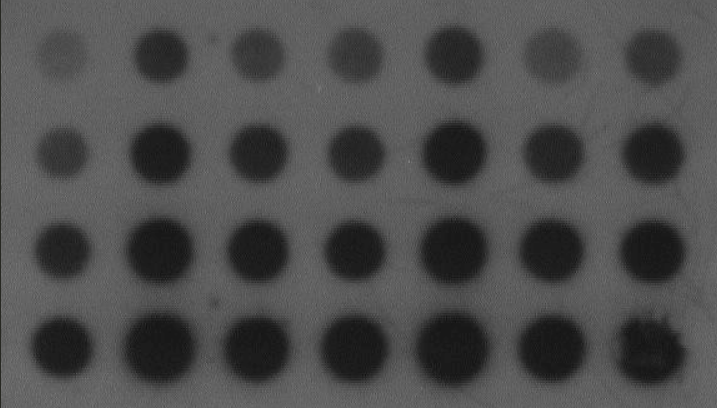
#> input picture Exercise 5 folder/BP.png, 717 x 408 px
$ python MorbinTime.py
#> lines starting #> are read from the running program, lines starting #| are printed output that depends on the picture; after the words box and inside, x2 and y2 are one past the last pixel; in counts of white or black regions, pixels touching at a corner belong together
import cv2 as cv
import numpy as np

imgBGR = cv.imread('BP.png')
#> imgBGR is the input picture: shape (408, 717, 3); mean B, G, R 77, 77, 77
imgRGB = cv.cvtColor(imgBGR,cv.COLOR_BGR2RGB)


imgGray = cv.cvtColor(imgBGR, cv.COLOR_BGR2GRAY)

ret,threshold = cv.threshold(imgGray,85,255,cv.THRESH_BINARY_INV)
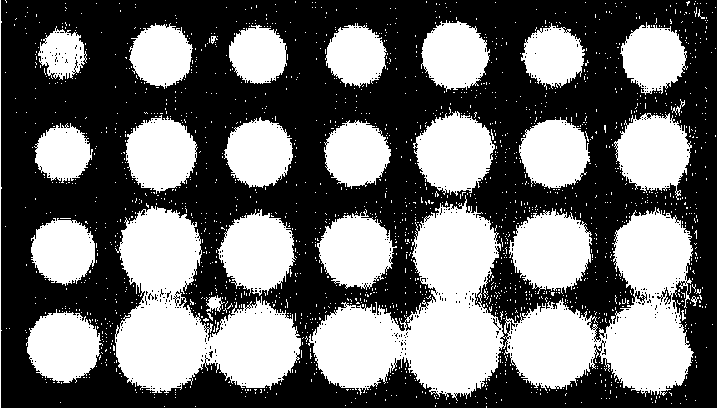
#> threshold: shape (408, 717); 43.2% white; 1831 white regions (1802 under 20 px), largest, box (x1, y1, x2, y2) and area: (308, 195, 694, 401) 37289, (115, 206, 301, 393) 18233, (509, 208, 592, 294) 4923


blur = cv.GaussianBlur(imgBGR,(5,5),0)
kernel = np.ones((5,5),np.uint8)
ersion = cv.erode(threshold,kernel,iterations=3)
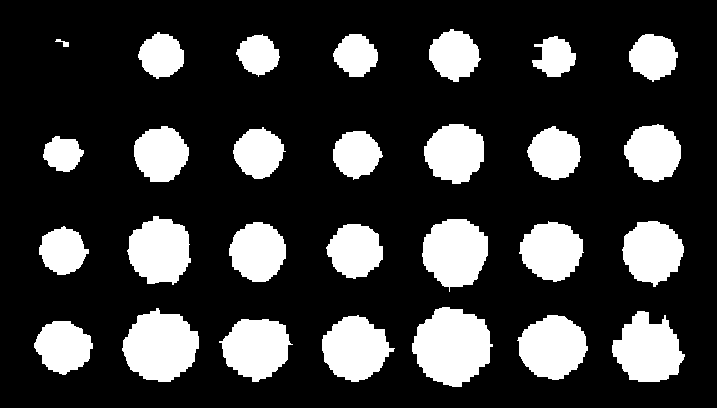
#> ersion: shape (408, 717); 22.8% white; 28 white regions, largest, box (x1, y1, x2, y2) and area: (412, 307, 493, 387) 4659, (122, 308, 199, 382) 4078, (612, 311, 685, 382) 3513
dilation = cv.dilate(threshold,kernel,iterations = 3)
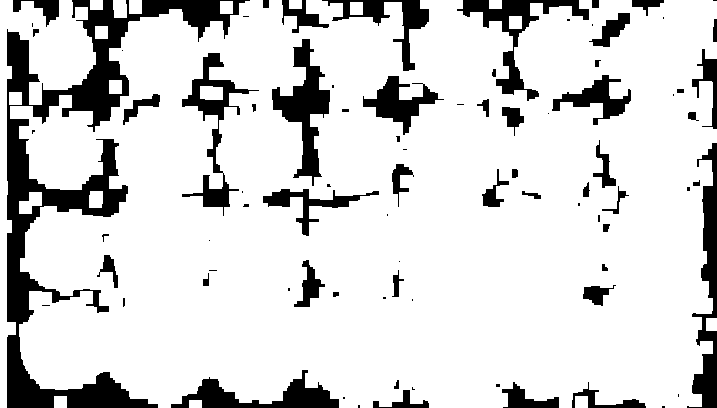
#> dilation: shape (408, 717); 83.8% white; 84 black regions (35 under 20 px), largest, box (x1, y1, x2, y2) and area: (7, 0, 250, 408) 18780, (687, 143, 717, 408) 3188, (272, 39, 330, 186) 3140

opening = cv.dilate(ersion,kernel,iterations=1)
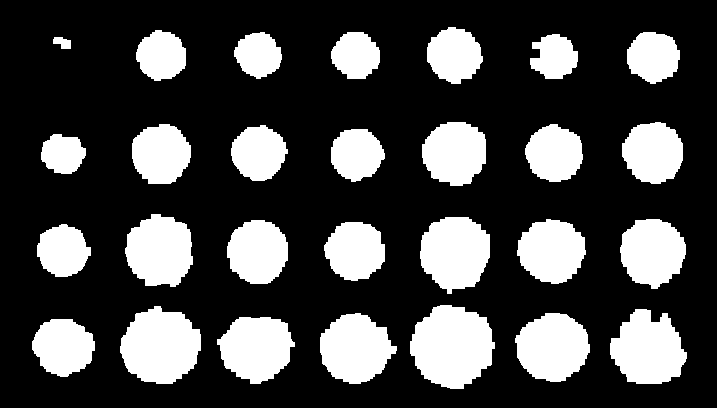
#> opening: shape (408, 717); 27.3% white; 28 white regions, largest, box (x1, y1, x2, y2) and area: (410, 305, 495, 389) 5319, (120, 306, 201, 384) 4698, (610, 309, 687, 384) 4141

closing = cv.erode(dilation,kernel,iterations=1)
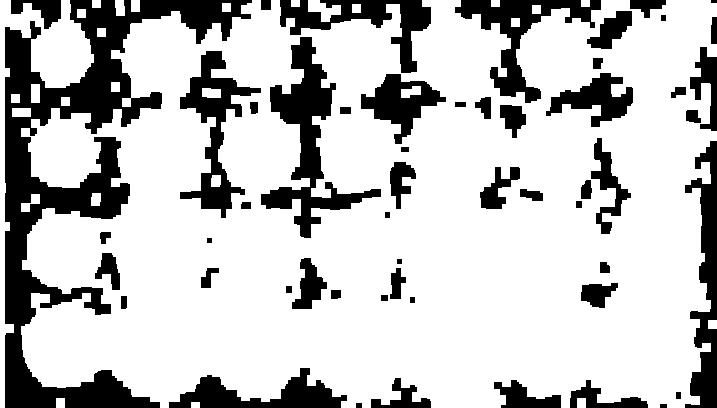
#> closing: shape (408, 717); 75.9% white; 54 black regions (1 under 20 px), largest, box (x1, y1, x2, y2) and area: (5, 0, 252, 408) 25959, (261, 37, 381, 238) 6439, (685, 141, 717, 408) 4339


cv.imshow("imageErsion",ersion)
cv.imshow("imageDilation",dilation)
cv.imshow("imageThreshold",threshold)
cv.imshow("imageOpening",opening)
cv.imshow("imageClosing",closing)


cv.waitKey(0)
